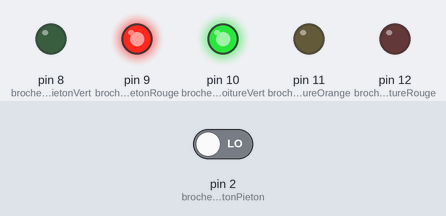
Recording of a sketch running on a simulated Arduino Uno, built with avr-gcc and run on an emulated ATmega328P. Shown: output pins drawn as LEDs (lit = HIGH). The test bench sets the inputs (shaded band); at power-on: pin 2 (brocheBoutonPieton) LOW.

Above: at 11.1 s.
18.1 s: pin 2 (brocheBoutonPieton) driven HIGH
At 22.4 s:
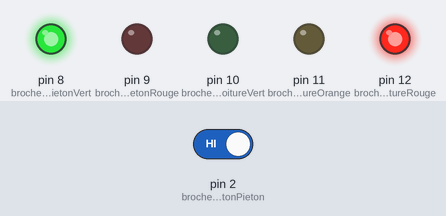
At 29.7 s:
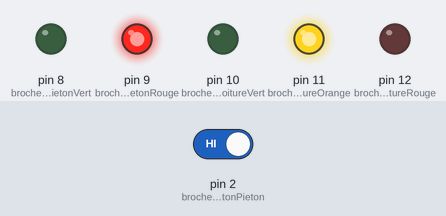
30.5 s: pin 2 (brocheBoutonPieton) driven LOW
At 38.1 s:
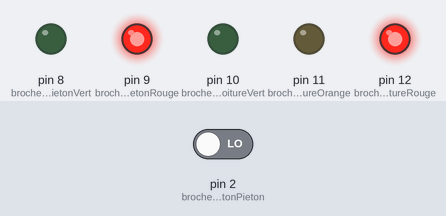
Timing chart, 0 to 47.5 s (numbered marks = the images above; inputs shaded):
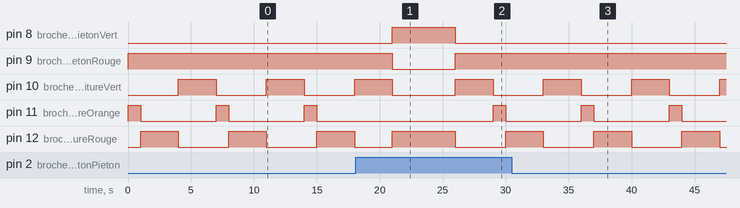

Measured:
- after the input at 18.1 s, pin 8 (brocheFeuPietonVert): LOW → HIGH after 2.9 s, → LOW 5.0 s later; pin 9 (brocheFeuPietonRouge): HIGH → LOW after 2.9 s, → HIGH 5.0 s later
- after the input at 30.5 s, pin 8 (brocheFeuPietonVert): stays LOW (without the input it goes to HIGH after 5.5 s); pin 9 (brocheFeuPietonRouge): stays HIGH (without the input it goes to LOW after 5.5 s)
- by itself, pin 10 (brocheFeuVoitureVert), pin 12 (brocheFeuVoitureRouge): alternates HIGH for 3.0 s and LOW for 4.0 s
- by itself, pin 11 (brocheFeuVoitureOrange): alternates HIGH for 1.0 s and LOW for 6.0 s

The sketch:

MOOCFN03_FeuTricoloreFeuPieton_D01.ino
```cpp
/* José Relland - Janvier 2015

   Exercice MOOC - La Fabrication Numérique
   De l'Institut Les Mines - Telecom
   Sur la plateforme FUN : France Université Numérique.

   TP de la leçon N°3
   Cahier des Charges :
   Feu tricolore voiture, feu bicolore piéton, bouton piéton.
   Appui sur bouton piéton quand feu vert voiture, passage au feu vert piéton quand feu voiture rouge
   Après une temporisation de 5 s, retour au cycle feu voiture en commençant par le vert voiture.

   Note :
   Il n'y a pas d'interruption de la fonction delay(), l'appui doit être maintenu
   jusqu'à la fin du cycle feu vert.

Branchements :
Feu tricore en 10, 11, 12
Feu piéton en 8 et 9
BP en 2.

Remerciements à l'équipe du MOOC "La Fabrication Numérique" de l'Intitut Mines - Telecom.

Le présent programme est dans le domaine public.
*/

// Déclaration du câblage
  const int brocheFeuVoitureRouge = 12;
  const int brocheFeuVoitureOrange = 11;
  const int brocheFeuVoitureVert = 10;
  const int brocheFeuPietonRouge = 9;
  const int brocheFeuPietonVert = 8;
  const int brocheBoutonPieton = 2;

// Déclaration variable Bouton Piéton
  int etatBoutonPieton = 0;

// Variable des tempos
  int tempoVoitureOrange = 1000;
  int tempoVoitureVertRouge = 3000;
  int tempPietonVertRouge = 3000;
  int tempoPietonVert = 5000;

// Fonction d'initialisation
void setup() {

// Paramétrage des broches
  pinMode(brocheFeuVoitureRouge, OUTPUT);
  pinMode(brocheFeuVoitureOrange, OUTPUT);
  pinMode(brocheFeuVoitureVert, OUTPUT);
  pinMode(brocheFeuPietonRouge, OUTPUT);
  pinMode(brocheFeuPietonVert, OUTPUT);
  pinMode(brocheBoutonPieton, INPUT);

// Mise à LOW de toutes les sorties
  digitalWrite(brocheFeuVoitureRouge, LOW);
  digitalWrite(brocheFeuVoitureOrange, LOW);
  digitalWrite(brocheFeuVoitureVert, LOW);
  digitalWrite(brocheFeuPietonRouge, LOW);
  digitalWrite(brocheFeuPietonVert, LOW);

}

// Fonction de travail qui tourne en boucle
void loop() {

  // Feu Piéton Rouge
  digitalWrite(brocheFeuPietonRouge, HIGH);

  // Feu Voiture Orange
  digitalWrite(brocheFeuVoitureOrange, HIGH);
  delay(tempoVoitureOrange);
  digitalWrite(brocheFeuVoitureOrange, LOW);

  // Feu Voiture Rouge et feu vert piéton
  digitalWrite(brocheFeuVoitureRouge, HIGH);
  delay(tempoVoitureVertRouge);
  digitalWrite(brocheFeuVoitureRouge, LOW);

  // Feu Voiture Vert
  digitalWrite(brocheFeuVoitureVert, HIGH);
  delay(tempoVoitureVertRouge);
  digitalWrite(brocheFeuVoitureVert, LOW);

  // Gestion bouton piéton
  etatBoutonPieton = digitalRead(brocheBoutonPieton);
  if (etatBoutonPieton == HIGH) {
     digitalWrite(brocheFeuPietonRouge, LOW);
     digitalWrite(brocheFeuPietonVert, HIGH);
     digitalWrite(brocheFeuVoitureRouge, HIGH);

    // Tempo feu piéton
     delay(tempoPietonVert);
     digitalWrite(brocheFeuVoitureRouge, LOW);
     digitalWrite(brocheFeuPietonVert, LOW);
     digitalWrite(brocheFeuPietonRouge, HIGH);

    // Cycle du feu vert avant retour au cycle à partir de l'orange
    digitalWrite(brocheFeuVoitureVert, HIGH);
    delay(tempoVoitureVertRouge);
    digitalWrite(brocheFeuVoitureVert, LOW);
  }

// Pas de caractère au-delà de l'accolage.
}
```
